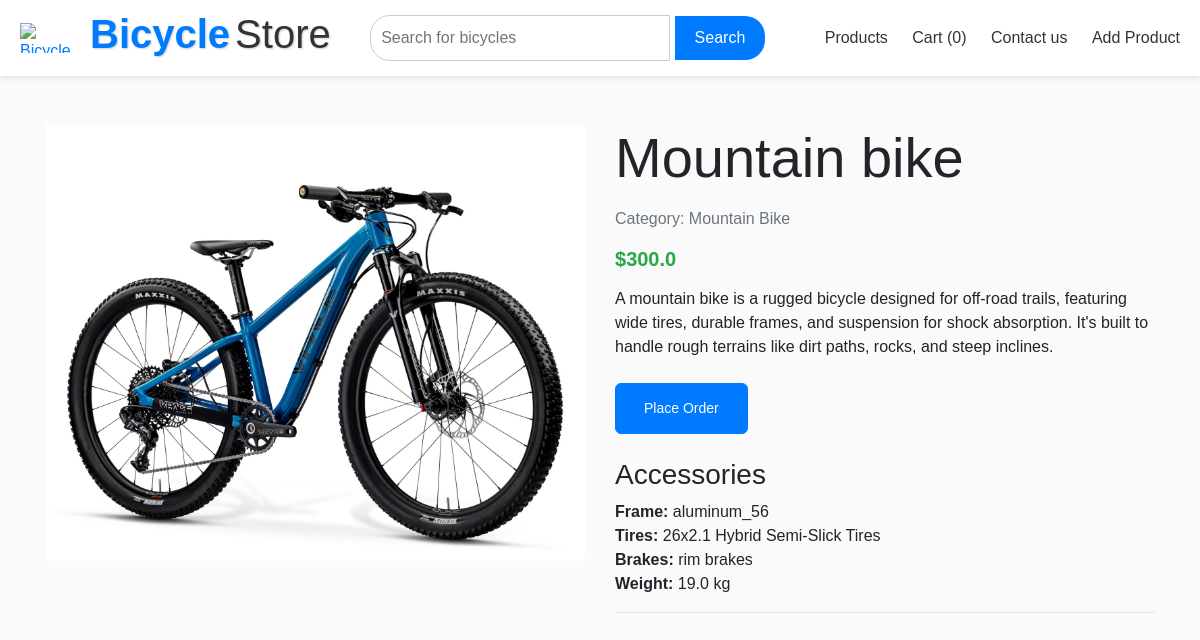
The app's page /place_order/4 with its own data.
### models.py (models this page shows)
class Bikes(db.Model):
    id = db.Column(db.Integer, primary_key=True)
    Brand_name = db.Column(db.String(100), nullable=False)
    Brand_category = db.Column(db.Text, nullable=False)
    price = db.Column(db.Float, nullable=False)
    M_date = db.Column(db.String(50), nullable=False)
    image_url = db.Column(db.String(200), nullable=False)
    description = db.Column(db.String(200), nullable=False)
    accessories = db.relationship('Accessories', secondary=bike_accessory_association, backref='bikes')  # Many-to-many relationship

class Accessories(db.Model):
    id = db.Column(db.Integer, primary_key=True)
    frame = db.Column(db.String(100), nullable=False)
    tires = db.Column(db.String(100), nullable=False)
    brakes = db.Column(db.String(100), nullable=False)
    weight = db.Column(db.Float, nullable=False)

### app.py (the view, shortened to what this page needs)
@app.route('/place_order/<int:product_id>', methods=['GET', 'POST'])
def place_order(product_id):
    form = OrderForm()
    product = Bikes.query.get_or_404(product_id)
    accessories = product.accessories
    return render_template('productDetails.html', form=form, product=product, accessories=accessories)

### forms.py
class OrderForm(FlaskForm):
    submit = SubmitField('Place Order')

### app.py (called while the page is built)
def get_cart_item_count():
    return len(Order.query.all())

@app.context_processor
def inject_cart_count():
    return dict(cart_item_count=get_cart_item_count())

### templates/productDetails.html (shortened to what this page needs)
{% extends "header.html" %}
{% block content %}
<section class="pd-product-details-section py-5">
    <div class="container">
        <div class="row">
            <div class="col-lg-6 mb-4 mb-lg-0">
                <div class="text-center">
                    <img src="{{ product.image_url }}" alt="{{ product.Brand_name }} Image" class="img-fluid rounded">
                </div>
            </div>
            <div class="col-lg-6">
                <h1 class="display-4 mb-3">{{ product.Brand_name }}</h1>
                <p class="text-muted">Category: {{ product.Brand_category }}</p>
                <div class="d-flex align-items-center mb-3">
                    <span class="current-price display-4 text-success">${{ product.price }}</span>
                </div>
                <p class="mb-4">
                   {{ product.description }}
                </p>
                <div class="mb-4">
                <form method="POST" action={{ url_for('place_order', product_id=product.id) }} >
                    {{ form.submit(class="btn btn-primary btn-lg mr-2") }}
                </form>
                </div>
                <h3 class="mt-4">Accessories</h3>
                {% if accessories %}
                    <ul class="list-unstyled">
                        {% for accessory in accessories %}
                            <li><strong>Frame:</strong> {{ accessory.frame }}</li>
                            <li><strong>Tires:</strong> {{ accessory.tires }}</li>
                            <li><strong>Brakes:</strong> {{ accessory.brakes }}</li>
                            <li><strong>Weight:</strong> {{ accessory.weight }} kg</li>
                            <hr>
                        {% endfor %}
                    </ul>
                {% else %}
                    <p>No accessories available for this product.</p>
                {% endif %}
            </div>
        </div>
    </div>
</section>
{% endblock %}

### static/css/styles.css (style rules this page uses)
* { margin: 0; padding: 0; box-sizing: border-box; }
body { font-family: Arial, sans-serif; }
.current-price { font-size: 20px; color: #000; font-weight: bold; }

### static/css/checkout.css (style rules this page uses)
* { margin: 0; padding: 0; box-sizing: border-box; font-family: Arial, sans-serif; }
body { background-color: #fafafa; }
.btn-primary { padding: 0.875rem 1.75rem; font-size: 0.875rem; background-color: #007bff; color: #fff; border-radius: 0.375rem; cursor: pointer; }

### records on screen
Bikes: image_url (picture), Brand_name "Mountain bike", Brand_category "Mountain Bike", price "300.0", description "A mountain bike is a rugged bicycle designed for off-road trails, featuring wide tires, durable frames, and suspension for shock absorption. It's built to handle rough terrains like dirt paths, rocks, and steep inclines."
Accessories: frame "aluminum_56", tires "26x2.1 Hybrid Semi-Slick Tires", brakes "rim brakes", weight "19.0"

### other values on screen
{{ cart_item_count }} "0"
